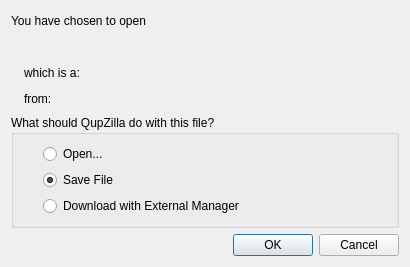
<?xml version="1.0" encoding="UTF-8"?>
<ui version="4.0">
 <class>DownloadOptionsDialog</class>
 <widget class="QDialog" name="DownloadOptionsDialog">
  <property name="geometry">
   <rect>
    <x>0</x>
    <y>0</y>
    <width>410</width>
    <height>267</height>
   </rect>
  </property>
  <property name="minimumSize">
   <size>
    <width>410</width>
    <height>0</height>
   </size>
  </property>
  <property name="maximumSize">
   <size>
    <width>410</width>
    <height>16777215</height>
   </size>
  </property>
  <property name="windowTitle">
   <string>Opening</string>
  </property>
  <layout class="QGridLayout" name="gridLayout_2">
   <item row="0" column="0" colspan="3">
    <widget class="QLabel" name="label">
     <property name="text">
      <string>You have chosen to open</string>
     </property>
    </widget>
   </item>
   <item row="1" column="0" rowspan="3">
    <widget class="QLabel" name="fileIcon">
     <property name="sizePolicy">
      <sizepolicy hsizetype="Maximum" vsizetype="Preferred">
       <horstretch>0</horstretch>
       <verstretch>0</verstretch>
      </sizepolicy>
     </property>
     <property name="text">
      <string/>
     </property>
    </widget>
   </item>
   <item row="1" column="1" colspan="2">
    <widget class="SqueezeLabelV2" name="fileName">
     <property name="text">
      <string/>
     </property>
     <property name="textInteractionFlags">
      <set>Qt::LinksAccessibleByMouse|Qt::TextSelectableByMouse</set>
     </property>
    </widget>
   </item>
   <item row="2" column="1" colspan="2">
    <layout class="QHBoxLayout" name="horizontalLayout">
     <item>
      <widget class="QLabel" name="label_2">
       <property name="sizePolicy">
        <sizepolicy hsizetype="Fixed" vsizetype="Preferred">
         <horstretch>0</horstretch>
         <verstretch>0</verstretch>
        </sizepolicy>
       </property>
       <property name="text">
        <string>which is a:</string>
       </property>
      </widget>
     </item>
     <item>
      <widget class="QLabel" name="fileType">
       <property name="text">
        <string/>
       </property>
       <property name="textInteractionFlags">
        <set>Qt::LinksAccessibleByMouse|Qt::TextSelectableByMouse</set>
       </property>
      </widget>
     </item>
    </layout>
   </item>
   <item row="4" column="0" colspan="3">
    <widget class="QGroupBox" name="groupBox">
     <property name="title">
      <string>What should QupZilla do with this file?</string>
     </property>
     <layout class="QGridLayout" name="gridLayout">
      <item row="0" column="0">
       <spacer name="horizontalSpacer">
        <property name="orientation">
         <enum>Qt::Horizontal</enum>
        </property>
        <property name="sizeType">
         <enum>QSizePolicy::Fixed</enum>
        </property>
        <property name="sizeHint" stdset="0">
         <size>
          <width>20</width>
          <height>20</height>
         </size>
        </property>
       </spacer>
      </item>
      <item row="0" column="1">
       <widget class="QRadioButton" name="radioOpen">
        <property name="text">
         <string>Open...</string>
        </property>
       </widget>
      </item>
      <item row="1" column="1">
       <widget class="QRadioButton" name="radioSave">
        <property name="text">
         <string>Save File</string>
        </property>
        <property name="checked">
         <bool>true</bool>
        </property>
       </widget>
      </item>
      <item row="2" column="1">
       <widget class="QRadioButton" name="radioExternal">
        <property name="text">
         <string>Download with External Manager</string>
        </property>
       </widget>
      </item>
     </layout>
    </widget>
   </item>
   <item row="5" column="0" colspan="3">
    <widget class="QDialogButtonBox" name="buttonBox">
     <property name="orientation">
      <enum>Qt::Horizontal</enum>
     </property>
     <property name="standardButtons">
      <set>QDialogButtonBox::Cancel|QDialogButtonBox::Ok</set>
     </property>
    </widget>
   </item>
   <item row="3" column="1" colspan="2">
    <widget class="QFrame" name="fromFrame">
     <layout class="QHBoxLayout" name="horizontalLayout_2">
      <property name="margin">
       <number>0</number>
      </property>
      <item>
       <widget class="QLabel" name="label_3">
        <property name="sizePolicy">
         <sizepolicy hsizetype="Fixed" vsizetype="Preferred">
          <horstretch>0</horstretch>
          <verstretch>0</verstretch>
         </sizepolicy>
        </property>
        <property name="text">
         <string>from:</string>
        </property>
       </widget>
      </item>
      <item>
       <widget class="QLabel" name="fromServer">
        <property name="text">
         <string/>
        </property>
        <property name="textInteractionFlags">
         <set>Qt::LinksAccessibleByMouse|Qt::TextSelectableByMouse</set>
        </property>
       </widget>
      </item>
     </layout>
    </widget>
   </item>
  </layout>
 </widget>
 <customwidgets>
  <customwidget>
   <class>SqueezeLabelV2</class>
   <extends>QLabel</extends>
   <header>squeezelabelv2.h</header>
  </customwidget>
 </customwidgets>
 <resources/>
 <connections>
  <connection>
   <sender>buttonBox</sender>
   <signal>accepted()</signal>
   <receiver>DownloadOptionsDialog</receiver>
   <slot>accept()</slot>
   <hints>
    <hint type="sourcelabel">
     <x>248</x>
     <y>254</y>
    </hint>
    <hint type="destinationlabel">
     <x>157</x>
     <y>274</y>
    </hint>
   </hints>
  </connection>
  <connection>
   <sender>buttonBox</sender>
   <signal>rejected()</signal>
   <receiver>DownloadOptionsDialog</receiver>
   <slot>reject()</slot>
   <hints>
    <hint type="sourcelabel">
     <x>316</x>
     <y>260</y>
    </hint>
    <hint type="destinationlabel">
     <x>286</x>
     <y>274</y>
    </hint>
   </hints>
  </connection>
 </connections>
</ui>
